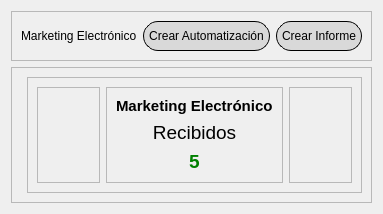
             <widget class="QWidget" name="marketing">
              <attribute name="title">
               <string>Marketing</string>
              </attribute>
              <layout class="QGridLayout" name="gridLayout_54">
               <item row="0" column="0">
                <layout class="QGridLayout" name="GRID_4">
                 <item row="1" column="0">
                  <widget class="QFrame" name="frame_14">
                   <property name="frameShape">
                    <enum>QFrame::Shape::StyledPanel</enum>
                   </property>
                   <property name="frameShadow">
                    <enum>QFrame::Shadow::Raised</enum>
                   </property>
                   <layout class="QFormLayout" name="formLayout_2">
                    <item row="0" column="1">
                     <layout class="QGridLayout" name="gridLayout_55" rowstretch="0" columnstretch="0">
                      <item row="0" column="0">
                       <widget class="QFrame" name="frame_16">
                        <property name="frameShape">
                         <enum>QFrame::Shape::StyledPanel</enum>
                        </property>
                        <property name="frameShadow">
                         <enum>QFrame::Shadow::Raised</enum>
                        </property>
                        <layout class="QGridLayout" name="gridLayout_57">
                         <item row="1" column="0">
                          <layout class="QHBoxLayout" name="horizontalLayout_9" stretch="1,1,1">
                           <item>
                            <widget class="QFrame" name="frame_grafico_1">
                             <property name="frameShape">
                              <enum>QFrame::Shape::StyledPanel</enum>
                             </property>
                             <property name="frameShadow">
                              <enum>QFrame::Shadow::Raised</enum>
                             </property>
                             <layout class="QGridLayout" name="gridLayout_60"/>
                            </widget>
                           </item>
                           <item>
                            <widget class="QFrame" name="frame_17">
                             <property name="maximumSize">
                              <size>
                               <width>200</width>
                               <height>16777215</height>
                              </size>
                             </property>
                             <property name="frameShape">
                              <enum>QFrame::Shape::StyledPanel</enum>
                             </property>
                             <property name="frameShadow">
                              <enum>QFrame::Shadow::Raised</enum>
                             </property>
                             <layout class="QGridLayout" name="gridLayout_58">
                              <item row="0" column="0">
                               <layout class="QGridLayout" name="gridLayout_59">
                                <item row="0" column="0">
                                 <widget class="QLabel" name="label_79">
                                  <property name="font">
                                   <font>
                                    <pointsize>11</pointsize>
                                    <bold>true</bold>
                                   </font>
                                  </property>
                                  <property name="text">
                                   <string>Marketing Electrónico</string>
                                  </property>
                                  <property name="alignment">
                                   <set>Qt::AlignmentFlag::AlignLeading|Qt::AlignmentFlag::AlignLeft|Qt::AlignmentFlag::AlignTop</set>
                                  </property>
                                 </widget>
                                </item>
                                <item row="1" column="0">
                                 <widget class="QLabel" name="label_80">
                                  <property name="font">
                                   <font>
                                    <pointsize>14</pointsize>
                                    <bold>false</bold>
                                   </font>
                                  </property>
                                  <property name="text">
                                   <string>Recibidos</string>
                                  </property>
                                  <property name="alignment">
                                   <set>Qt::AlignmentFlag::AlignCenter</set>
                                  </property>
                                 </widget>
                                </item>
                                <item row="2" column="0">
                                 <widget class="QLabel" name="label_78">
                                  <property name="font">
                                   <font>
                                    <pointsize>14</pointsize>
                                    <bold>true</bold>
                                   </font>
                                  </property>
                                  <property name="styleSheet">
                                   <string notr="true">color: green;</string>
                                  </property>
                                  <property name="text">
                                   <string>5</string>
                                  </property>
                                  <property name="alignment">
                                   <set>Qt::AlignmentFlag::AlignCenter</set>
                                  </property>
                                 </widget>
                                </item>
                               </layout>
                              </item>
                             </layout>
                            </widget>
                           </item>
                           <item>
                            <widget class="QFrame" name="frame_grafico_2">
                             <property name="frameShape">
                              <enum>QFrame::Shape::StyledPanel</enum>
                             </property>
                             <property name="frameShadow">
                              <enum>QFrame::Shadow::Raised</enum>
                             </property>
                             <layout class="QGridLayout" name="gridLayout_62"/>
                            </widget>
                           </item>
                          </layout>
                         </item>
                        </layout>
                       </widget>
                      </item>
                     </layout>
                    </item>
                   </layout>
                  </widget>
                 </item>
                 <item row="0" column="0">
                  <widget class="QFrame" name="frame_18">
                   <property name="maximumSize">
                    <size>
                     <width>16777215</width>
                     <height>100</height>
                    </size>
                   </property>
                   <property name="frameShape">
                    <enum>QFrame::Shape::StyledPanel</enum>
                   </property>
                   <property name="frameShadow">
                    <enum>QFrame::Shadow::Raised</enum>
                   </property>
                   <layout class="QGridLayout" name="gridLayout_63">
                    <item row="0" column="0">
                     <layout class="QHBoxLayout" name="horizontalLayout_10" stretch="0,0,0">
                      <item>
                       <widget class="QLabel" name="label_81">
                        <property name="text">
                         <string>Marketing Electrónico</string>
                        </property>
                       </widget>
                      </item>
                      <item>
                       <widget class="QPushButton" name="crear_auto">
                        <property name="minimumSize">
                         <size>
                          <width>30</width>
                          <height>30</height>
                         </size>
                        </property>
                        <property name="maximumSize">
                         <size>
                          <width>200</width>
                          <height>16777215</height>
                         </size>
                        </property>
                        <property name="styleSheet">
                         <string notr="true">background-color: #d9d9d9;
color: black;
border: 1px solid black;
border-radius: 15px;
padding:5px;
box-shadow: 5px 5px 15px rgba(0, 0, 0, 0.3);
</string>
                        </property>
                        <property name="text">
                         <string>Crear Automatización</string>
                        </property>
                       </widget>
                      </item>
                      <item>
                       <widget class="QPushButton" name="crear_informe_7">
                        <property name="minimumSize">
                         <size>
                          <width>30</width>
                          <height>30</height>
                         </size>
                        </property>
                        <property name="maximumSize">
                         <size>
                          <width>170</width>
                          <height>16777215</height>
                         </size>
                        </property>
                        <property name="styleSheet">
                         <string notr="true">background-color: #d9d9d9;
color: black;
border: 1px solid black;
border-radius: 15px;
padding:5px;
box-shadow: 5px 5px 15px rgba(0, 0, 0, 0.3);
</string>
                        </property>
                        <property name="text">
                         <string>Crear Informe</string>
                        </property>
                       </widget>
                      </item>
                     </layout>
                    </item>
                   </layout>
                  </widget>
                 </item>
                </layout>
               </item>
              </layout>
             </widget>
